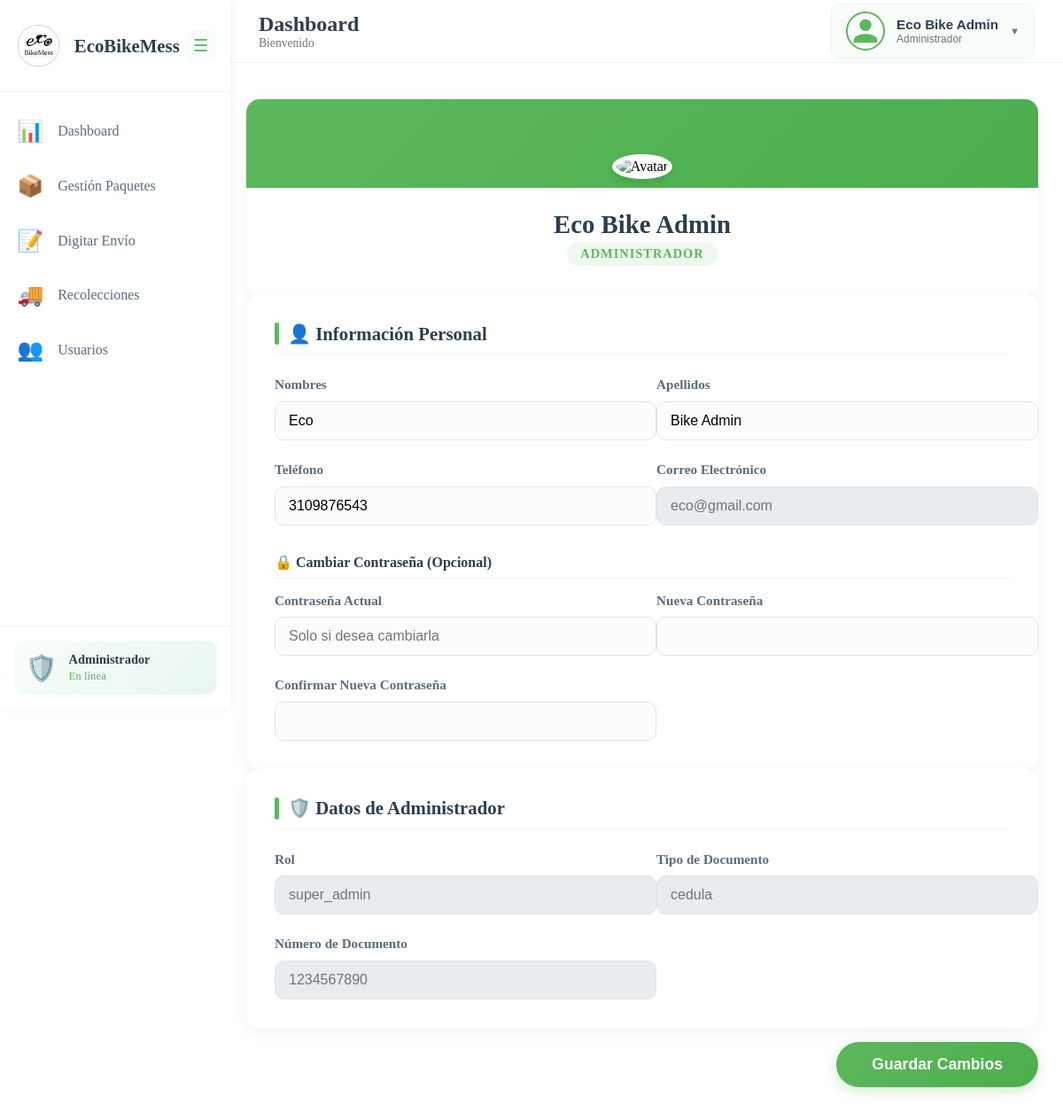
/views/layouts/miPerfilAdmin.php (signed in), run on the app's committed database.
### tables this page shows
CREATE TABLE IF NOT EXISTS usuarios (
    id INT PRIMARY KEY AUTO_INCREMENT,
    nombres VARCHAR(100) NOT NULL,
    apellidos VARCHAR(100) NOT NULL,
    correo VARCHAR(150) UNIQUE NOT NULL,
    telefono VARCHAR(20) NOT NULL,
    password VARCHAR(255) NOT NULL,
    token VARCHAR(255) DEFAULT NULL,
    token_expiracion DATETIME DEFAULT NULL,
    tipo_usuario ENUM('cliente', 'mensajero', 'administrador', 'colaborador') NOT NULL,
    estado ENUM('activo', 'inactivo', 'pendiente_aprobacion', 'bloqueado') DEFAULT 'activo',
    correo_verificado BOOLEAN DEFAULT FALSE,
    codigo_verificacion VARCHAR(10),
    fecha_creacion TIMESTAMP DEFAULT CURRENT_TIMESTAMP,
    fecha_actualizacion TIMESTAMP DEFAULT CURRENT_TIMESTAMP ON UPDATE CURRENT_TIMESTAMP,
    ultimo_acceso TIMESTAMP NULL,
    intentos_fallidos INT DEFAULT 0,
    bloqueado_hasta TIMESTAMP NULL
);

CREATE TABLE IF NOT EXISTS administradores (
    id INT PRIMARY KEY AUTO_INCREMENT,
    usuario_id INT UNIQUE NOT NULL,
    tipo_documento ENUM('cedula', 'tarjeta_identidad', 'pasaporte', 'cedula_extranjeria') NOT NULL,
    num_documento VARCHAR(20) UNIQUE NOT NULL,
    rol ENUM('super_admin', 'admin_operativo', 'admin_reportes', 'admin_mensajeros') NOT NULL,
    foto VARCHAR(255) NOT NULL,
    permisos_especiales JSON,
    creado_por INT,
    fecha_registro TIMESTAMP DEFAULT CURRENT_TIMESTAMP,
    fecha_creacion TIMESTAMP DEFAULT CURRENT_TIMESTAMP,
    FOREIGN KEY (usuario_id) REFERENCES usuarios(id) ON DELETE CASCADE,
    FOREIGN KEY (creado_por) REFERENCES administradores(id)
);

### views/layouts/miPerfilAdmin.php (the view, shortened to what this page needs)
<?php
$user_id = $_SESSION['user_id'];
$rol = $_SESSION['user_role'] ?? 'usuario';
$conn = conexionDB();
$sql = "SELECT * FROM usuarios WHERE id = :id";
$stmt = $conn->prepare($sql);
$stmt->execute([':id' => $user_id]);
$usuario = $stmt->fetch(PDO::FETCH_ASSOC);
$datos_extra = [];
if ($rol === 'cliente') {
    $stmtExtra = $conn->prepare("SELECT * FROM clientes WHERE usuario_id = :id");
    $stmtExtra->execute([':id' => $user_id]);
    $datos_extra = $stmtExtra->fetch(PDO::FETCH_ASSOC);
} elseif ($rol === 'mensajero') {
    $stmtExtra = $conn->prepare("SELECT * FROM mensajeros WHERE usuario_id = :id");
    $stmtExtra->execute([':id' => $user_id]);
    $datos_extra = $stmtExtra->fetch(PDO::FETCH_ASSOC);
} elseif ($rol === 'administrador' || $rol === 'admin') {
    $stmtExtra = $conn->prepare("SELECT * FROM administradores WHERE usuario_id = :id");
    $stmtExtra->execute([':id' => $user_id]);
    $datos_extra = $stmtExtra->fetch(PDO::FETCH_ASSOC);
}
?>
<!DOCTYPE html>
<html lang="es">
<head>
    <link rel="stylesheet" href="../../public/css/clienteSidebar.css">
    <link rel="stylesheet" href="../../public/css/clienteNavbar.css">
    <link rel="stylesheet" href="../../public/css/miPerfil.css">
</head>
<body>
    <?php
    if ($rol === 'administrador' || $rol === 'admin') {
        include '../layouts/adminNavbar.php';
        include '../layouts/adminSidebar.php';
    } elseif ($rol === 'cliente' || $rol === 'colaborador') {
        include '../layouts/clienteNavbar.php';
        include '../layouts/clienteSidebar.php';
    } else {
        include '../layouts/clienteNavbar.php';
    }
    ?>
    <main class="main-content" style="<?php echo ($rol === 'mensajero') ? 'margin-left: 0;' : 'margin-left: 250px;'; ?> padding: 20px; margin-top: 60px;">
        <div class="profile-container">
            <form action="../../controller/perfilController.php" method="POST">
                <div class="profile-card">
                    <div class="profile-bg"></div>
                    <div class="profile-header-content">
                        <img src="../../public/img/default-avatar.png" alt="Avatar" class="profile-avatar-large">
                        <h1 class="profile-name"><?php echo htmlspecialchars($usuario['nombres'] . ' ' . $usuario['apellidos']); ?></h1>
                        <div class="profile-role"><?php echo ucfirst($rol); ?></div>
                    </div>
                </div>
                <div class="profile-card">
                    <h3 class="form-section-title">👤 Información Personal</h3>
                    <div class="form-grid">
                        <div class="form-group">
                            <label>Nombres</label>
                            <input type="text" name="nombres" value="<?php echo htmlspecialchars($usuario['nombres']); ?>" required>
                        </div>
                        <div class="form-group">
                            <label>Apellidos</label>
                            <input type="text" name="apellidos" value="<?php echo htmlspecialchars($usuario['apellidos']); ?>" required>
                        </div>
                        <div class="form-group">
                            <label>Teléfono</label>
                            <input type="tel" name="telefono" value="<?php echo htmlspecialchars($usuario['telefono']); ?>" required>
                        </div>
                        <div class="form-group">
                            <label>Correo Electrónico</label>
                            <input type="email" value="<?php echo htmlspecialchars($usuario['correo']); ?>" disabled title="El correo no se puede editar">
                        </div>
                    </div>
                    <h4 style="margin-top: 2rem; margin-bottom: 1rem; color: #2c3e50; border-bottom: 1px solid #eee; padding-bottom: 0.5rem;">🔒 Cambiar Contraseña (Opcional)</h4>
                    <div class="form-grid">
                        <div class="form-group">
                            <label>Contraseña Actual</label>
                            <input type="password" name="current_password" placeholder="Solo si desea cambiarla">
                        </div>
                        <div class="form-group">
                            <label>Nueva Contraseña</label>
                            <input type="password" name="new_password">
                        </div>
                        <div class="form-group">
                            <label>Confirmar Nueva Contraseña</label>
                            <input type="password" name="confirm_password">
                        </div>
                    </div>
                </div>
                <?php if ($rol === 'administrador' || $rol === 'admin'): ?>
                <div class="profile-card">
                    <h3 class="form-section-title">🛡️ Datos de Administrador</h3>
                    <div class="form-grid">
                        <div class="form-group">
                            <label>Rol</label>
                            <input type="text" value="<?php echo htmlspecialchars($datos_extra['rol'] ?? ''); ?>" disabled>
                        </div>
                        <div class="form-group">
                            <label>Tipo de Documento</label>
                            <input type="text" value="<?php echo htmlspecialchars($datos_extra['tipo_documento'] ?? ''); ?>" disabled>
                        </div>
                        <div class="form-group">
                            <label>Número de Documento</label>
                            <input type="text" value="<?php echo htmlspecialchars($datos_extra['num_documento'] ?? ''); ?>" disabled>
                        </div>
                    </div>
                </div>
                <?php endif; ?>
                <button type="submit" class="btn-save">Guardar Cambios</button>
            </form>
        </div>
    </main>
</body>
</html>

### public/css/miPerfil.css (style rules this page uses)
:root { --primary-color: #5cb85c; --primary-dark: #4cae4c; --text-color: #2c3e50; --bg-light: #f8f9fa; }
.profile-container { max-width: 1000px; margin: 2rem auto; display: grid; gap: 2rem; }
.profile-card { background: white; border-radius: 15px; box-shadow: 0 5px 20px rgba(0, 0, 0, 0.05); padding: 2rem; overflow: hidden; position: relative; }
.profile-header-content { text-align: center; position: relative; z-index: 1; }
.profile-bg { position: absolute; top: 0; left: 0; width: 100%; height: 100px; background: linear-gradient(135deg, var(--primary-color), var(--primary-dark)); z-index: 0; }
.profile-avatar-large { width: 130px; height: 130px; border-radius: 50%; object-fit: cover; margin-top: 30px; margin-bottom: 1rem; border: 5px solid white; box-shadow: 0 4px 10px rgba(0, 0, 0, 0.1); background: white; }
.profile-name { font-size: 1.8rem; color: var(--text-color); margin-bottom: 0.2rem; font-weight: 700; }
.profile-role { color: var(--primary-color); font-weight: 600; text-transform: uppercase; font-size: 0.9rem; letter-spacing: 1px; background: rgba(92, 184, 92, 0.1); padding: 5px 15px; border-radius: 20px; display: inline-block; }
.form-section-title { color: var(--text-color); margin: 0 0 1.5rem 0; font-size: 1.3rem; display: flex; align-items: center; gap: 10px; padding-bottom: 10px; border-bottom: 2px solid var(--bg-light); }
.form-section-title::before { content: ''; display: block; width: 5px; height: 25px; background: var(--primary-color); border-radius: 5px; }
.form-grid { display: grid; grid-template-columns: repeat(auto-fit, minmax(300px, 1fr)); gap: 1.5rem 2rem; }
.form-group label { display: block; margin-bottom: 0.6rem; font-weight: 600; color: #5a6c7d; font-size: 0.95rem; }
.form-group input { width: 100%; padding: 12px 15px; border: 1px solid #e1e4e8; border-radius: 10px; font-size: 1rem; transition: all 0.3s ease; background: #fcfcfc; }
.form-group input:disabled { background: #e9ecef; color: #6c757d; cursor: not-allowed; }
.btn-save { background: linear-gradient(135deg, var(--primary-color) 0%, var(--primary-dark) 100%); color: white; border: none; padding: 15px 40px; border-radius: 50px; cursor: pointer; font-size: 1.1rem; font-weight: 700; margin-top: 1rem; width: auto; min-width: 200px; transition: all 0.3s ease; box-shadow: 0 4px 15px rgba(92, 184, 92, 0.3); display: block; margin-left: auto; }

### data on the page
usuarios: nombres+apellidos "Eco Bike Admin", nombres "Eco", apellidos "Bike Admin", telefono "3109876543", correo "eco@gmail.com"
administradores: rol "super_admin", tipo_documento "cedula", num_documento "1234567890"

### other printed values
$_SESSION['user_role'] "Administrador"
$rol "ADMINISTRADOR"
